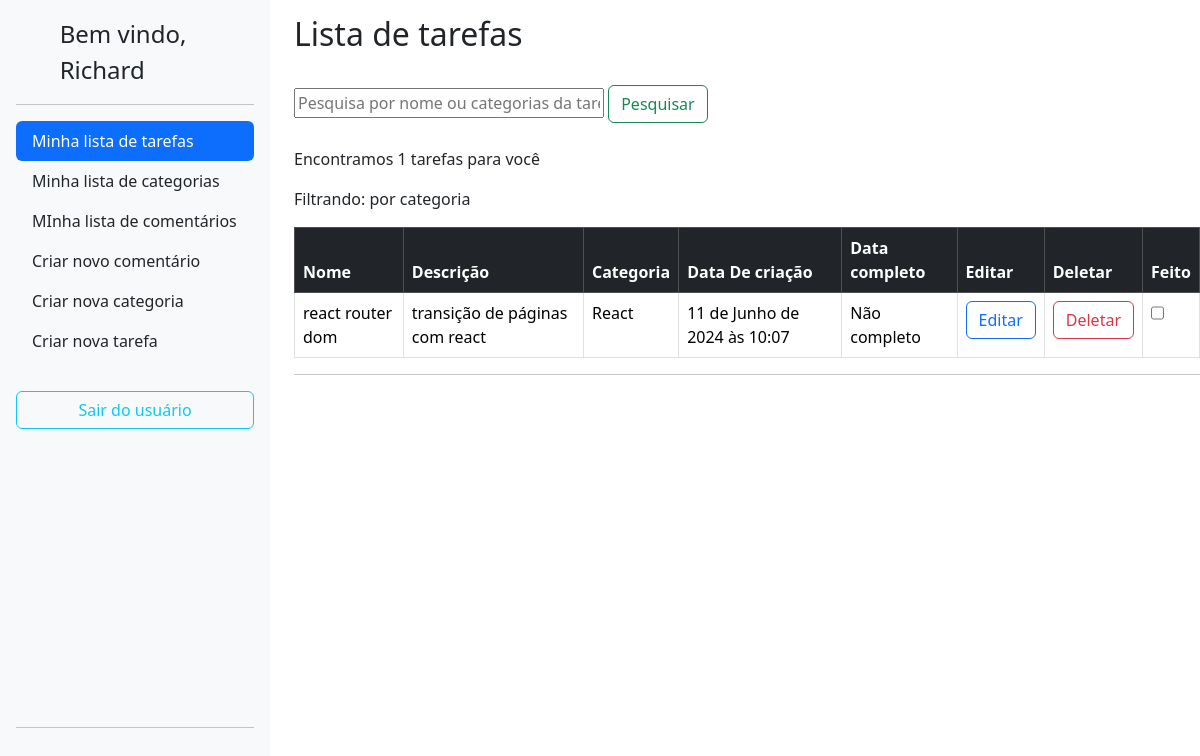
Before: / (signed in) with the older database file.
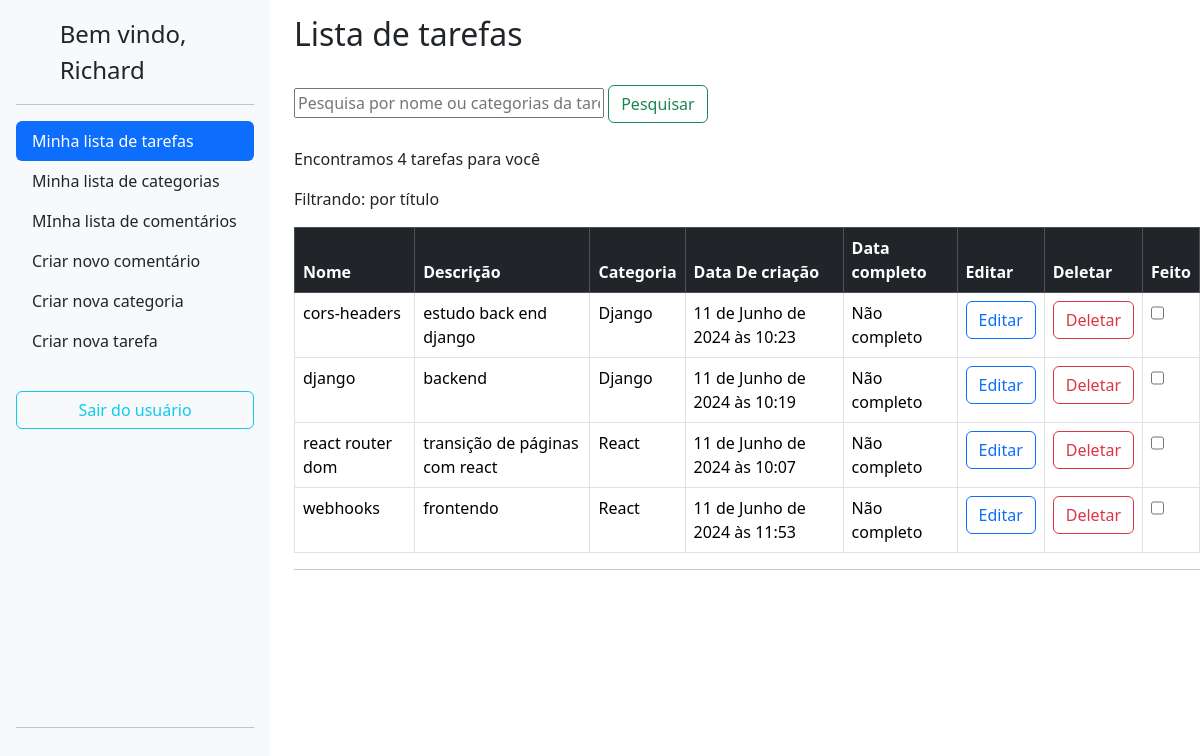
After: the same page with the newer database file.
### lizetest/accounts/models.py (models this page shows, shortened)
class User(AbstractBaseUser, PermissionsMixin):
	username = models.CharField(
		_('username'),
		max_length=150,
		unique=True,
		help_text=('150 caracteres ou menos. Letras, números e @/./+/-/_ apenas.'),
		error_messages={
			'unique': _("A user with that username already exists."),
		},
		null=True,
		blank=True
	)
	name = models.CharField(_('name'), max_length=100, blank=True)
	email = models.EmailField(_('email address'), unique=True)
	is_staff = models.BooleanField(
		_('staff status'),
		default=False,
		help_text=_('Designates whether the user can log into this admin site.'),
	)
	is_active = models.BooleanField(
		_('active'),
		default=True,
		help_text=_(
			'Designates whether this user should be treated as active. '
			'Unselect this instead of deleting accounts.'
		),
	)
	filtro = models.CharField(max_length=50,default='created_at')
	objects = UserManager()
	EMAIL_FIELD = 'email'
	USERNAME_FIELD = 'username'
	REQUIRED_FIELDS = ['email']
	class Meta:
		verbose_name = 'usuário'
		verbose_name_plural = 'usuários'

### lizetest/todo/models.py (models this page shows, shortened)
class Task(BaseModel):
    title = models.CharField(max_length=255)
    description = models.TextField()
    category = models.ForeignKey(Category, on_delete=models.CASCADE)
    completion_date = models.DateTimeField(null=True, blank=True)
    completed = models.BooleanField(default=False)
    author = models.ForeignKey(User,on_delete=models.CASCADE,blank=True)

### lizetest/category/models.py (models this page shows)
class Category(BaseModel):
    name = models.CharField(max_length=255)
    author = models.ForeignKey(User,on_delete=models.CASCADE,blank=True)
    def __str__(self):
        return self.name

### lizetest/todo/views.py (the view, shortened to what this page needs)
# urls.py: path('', TaskListView.as_view(), name='task_list'),
class TaskListView(ListView, BaseViews):
    model = Task
    template_name = 'task_list.html'
    context_object_name = 'tasks'
    def get_queryset(self):
        queryset = Task.objects.filter(author=self.request.user)
        query = self.request.GET.get('query_task')
        if query:
            queryset = queryset.filter(
                Q(title__icontains=query) |
                Q(category__name__icontains=query)
            )
        return queryset
    def get_context_data(self, **kwargs):
        context = super().get_context_data(**kwargs)
        context['number_tasks'] = self.get_queryset().count()
        context['user'] = self.request.user.username
        filtro_select = {
            "title": "por título",
            "description":"por descrição",
            "category":"por categoria",
            "created_at":"por data de criação",
            "completion_date": "por task completa",
        }
        context['filtro'] = filtro_select[self.request.user.filtro]
        query = self.request.GET.get('query_task')
        if self.request.user.filtro == "created_at":
            context['teste'] = Task.objects.filter(
                author=self.request.user.id).all().order_by('-created_at')
            return context
        else:
            context['teste'] = Task.objects.filter(
                author=self.request.user.id).all().order_by(self.request.user.filtro)
            return context

### lizetest/core/models.py (called while the page is built)
    def dispatch(self, request, *args, **kwargs):
        if not request.user.is_authenticated:
            return redirect('accounts:login')
        return super().dispatch(request, *args, **kwargs)

### lizetest/todo/templates/task_list.html (shortened to what this page needs)
{% extends 'base.html' %}
  {% block content %}
  <div class="row">
    <div class="col-auto">
      {% include 'sidebar.html' %}
    </div>
    <div class="col">
      <h2 style="padding-top: 15px;">Lista de tarefas</h2><br>
      <form method="GET" action="{% url 'todo:task_list' %}">
        <input type="text" name="query_task" placeholder="Pesquisa por nome ou categorias da tarefa"
          style="width: 100%;max-width: 310px;">
        <button type="submit" class="btn btn-outline-success">Pesquisar</button>
      </form><br>
      <p>Encontramos {{number_tasks}} tarefas para você</p>
      <p>Filtrando: {{filtro}}</p>
      <table class="table table-bordered">
        <thead>
          <tr class="table-dark">
            <th onclick="alterfilter(this)" class="filter-header" data-field="title" scope="col" style="cursor: pointer;">Nome</th>
            <th scope="col" onclick="alterfilter(this)" class="filter-header" data-field="description" style="cursor: pointer;">Descrição</th>
            <th scope="col" onclick="alterfilter(this)" class="filter-header" data-field="category" style="cursor: pointer;">Categoria</th>
            <th scope="col" onclick="alterfilter(this)" class="filter-header" data-field="created_at" style="cursor: pointer;">Data De criação</th>
            <th scope="col" onclick="alterfilter(this)" class="filter-header" data-field="completion_date" style="cursor: pointer;">Data completo</th>
            <th scope="col">Editar</th>
            <th scope="col">Deletar</th>
            <th scope="col">Feito</th>
          </tr>
        </thead>
        <tbody>
          {% for task in teste %}
          <tr class="{% if task.completed %}table-success{% else %}{% endif %}">
            <td> {{task.title}}</td>
            <td>{{task.description}}</td>
            <td>{{task.category}}</td>
            <td>{{task.created_at}}</td>
            <td>{% if task.completion_date == None %}Não completo{% else %}{{task.completion_date}}{% endif %}</td>
            <td>
              <a href="{% url 'todo:task_edit' pk=task.pk %}">
                <button type="button" class="btn btn-outline-primary btn-delete">Editar</button>
              </a>
            </td>
            <td>
              <a>
                <button type="button" class="btn btn-outline-danger btn-delete" data-task-id="{{ task.pk }}" data-task-name="{{task.title}}" is-completed="{% if task.completed %}true{% else %}false{% endif %}"
                >Deletar</button>
              </a>
            </td>
            <td>
              <input data-task-id="{{ task.pk }}" class="form-check" type="checkbox" id="flexSwitchCheckChecked"  {% if task.completed %}checked{% endif %}>
            </td>
          </tr>
          {% endfor %}
        </tbody>
      </table>
      <hr>
    </div>
  </div>
{% endblock %}

### lizetest/core/templates/base.html (shortened to what this page needs)
<!DOCTYPE html>
<html lang="pt-br">
<head>
    <link href="https://cdn.jsdelivr.net/npm/bootstrap@5.3.3/dist/css/bootstrap.min.css" rel="stylesheet"
>
</head>
<body style="overflow-x: hidden;">
    {% block content %}
    {% endblock content %}
</body>
</html>

### lizetest/core/templates/sidebar.html (shortened to what this page needs)
<div class="d-flex flex-column flex-shrink-0 p-3 bg-light" style="width:270px; height: 95vh;">
    <a href="/" class="d-flex align-items-center mb-3 mb-md-0 me-md-auto link-dark text-decoration-none">
        <svg class="bi me-2" width="40" height="32">
            <use xlink:href="#bootstrap" />
        </svg>
        <span class="fs-4">Bem vindo, {{user}}</span>
    </a>
    <hr>
    <ul class="nav nav-pills flex-column mb-auto">
        <li class="nav-item">
            <a href="{% url 'todo:task_list' %}"
                class="nav-link {% if request.resolver_match.url_name == 'task_list' %}active{% else %}link-dark{% endif %}"
                aria-current="page">
                Minha lista de tarefas
            </a>
        </li>
        <li>
            <a href="{% url 'category:category_list' %}"
                class="nav-link {% if request.resolver_match.url_name == 'category_list' %}active{% else %}link-dark{% endif %}">
                Minha lista de categorias
            </a>
        </li>
        <li>
            <a href="{% url 'comments:comments_list' %}"
                class="nav-link {% if request.resolver_match.url_name == 'comments_list' %}active{% else %}link-dark{% endif %}">
                MInha lista de comentários
            </a>
        </li>
        <li>
            <a href="{% url 'comments:comments_create' %}" class="nav-link link-dark">
                Criar novo comentário
            </a>
        </li>
        <li>
            <a href="{% url 'category:category_create' %}" class="nav-link link-dark">
                Criar nova categoria
            </a>
        </li>
        <li style="padding-bottom: 30px;">
            <a href="{% url 'todo:task_create' %}" class="nav-link link-dark">
                Criar nova tarefa
            </a>
        </li>
        <button type="button" class="btn btn-outline-info" id="btn-signout"> Sair do usuário  </button>
    </ul>
    <hr>
</div>

Changed rows visible on the page:
added Task: title "cors-headers", description "estudo back end django", category "Django", created_at "11 de Junho de 2024 às 10:23", shows "Não completo"
added Task: title "django", description "backend", category "Django", created_at "11 de Junho de 2024 às 10:19", shows "Não completo"
added Task: title "webhooks", description "frontendo", category "React", created_at "11 de Junho de 2024 às 11:53", shows "Não completo"
Other visible differences:
{{ number_tasks }}: "1" → "4"
{{ filtro }}: "por categoria" → "por título"
